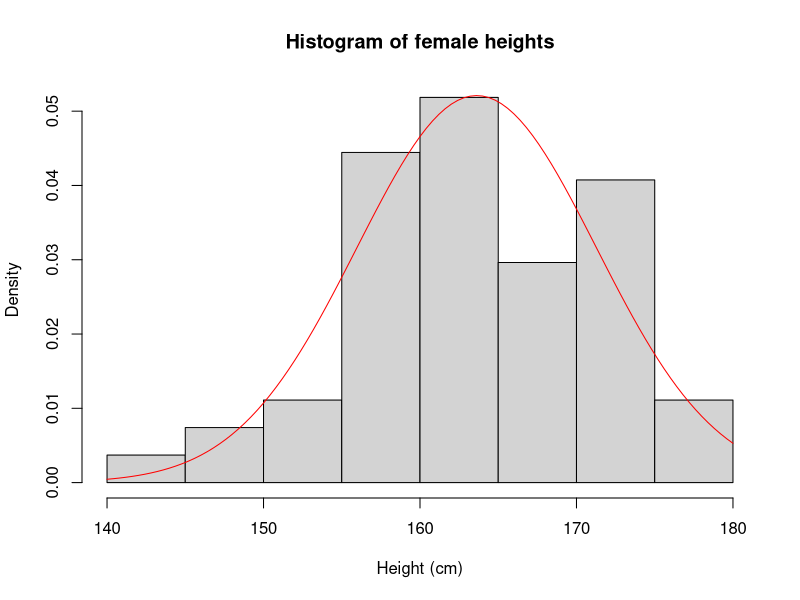
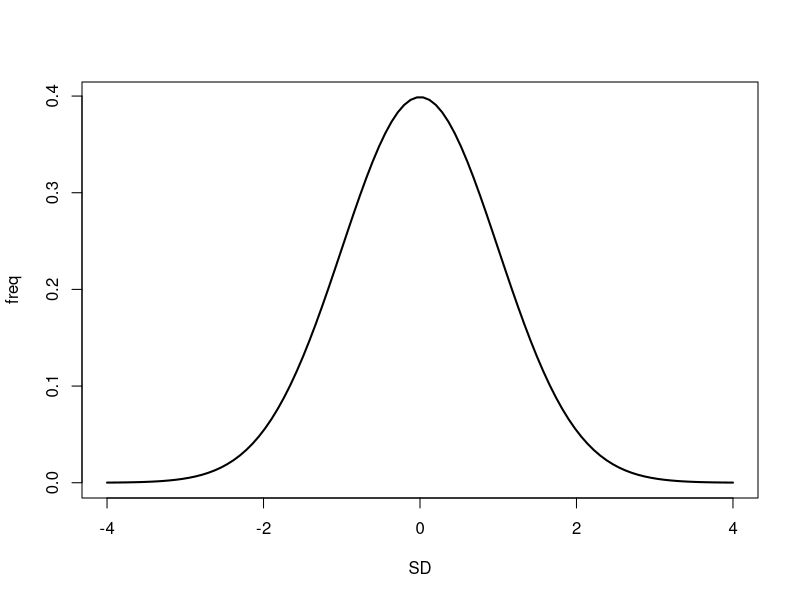

Reproduce these figures in R, in order.
library("ggplot2");
# =====================================================================
# DATA STORY
# =====================================================================

# import data
data = read.csv("Week_4/data/studentheights.csv", header = T);
abs_data = read.csv("Week_4/data/ABSFemaleHeights.csv", header = T);

# Create hieght variable
heights = data$heights;
hist(
  heights,
  main = "Histogram of female heights",
  xlab = "Height (cm)",
  freq = F
);

# Drawing a normal curve on the histogram
curve(
  dnorm(
    x,
    mean = mean(heights),
    sd = sd(heights)),
    add = TRUE,
    col = "red"
  );

# mean of the studentheights.csv
mean(heights);

# standard deviation of heights
sd(heights);

# The number of data points that have a height > 189
length(heights[heights > 189]);

# =================================================================
# NORMAL DISTRIBUTION CURVE (Standard + General)
# =================================================================

# This mocks a random set of 100 data points that is between -4 and 4
mock_data = seq(-4, 4, length = 100);

frequency = dnorm(mock_data);

plot(
  mock_data,
  frequency,
  type = "l",
  lwd = 2,
  axes = TRUE,
  xlab = "SD",
  ylab = "freq"
);

cord.a = 

# This calculates the lower tail (counting Left -> right)
# probability of the specified SD point.
pnorm(0.8)

# This calculates the upper tail (counting right -> left)
# probability of the specified SD point.
pnorm(0.8, lower.tail = F)

# We can also claculate probability intervals for a normal distribution curve
pnorm(0.8) - pnorm(0.3)

# For a General Normal Curve:
# You'll need to specify the mean and SD
# pnorm(x, mean, SD) # nolint
pnorm(171, 161.9, 7.7);

# To calculate the upper tail:
pnorm(171, 161.9, 7.7, lower.tail = F);
